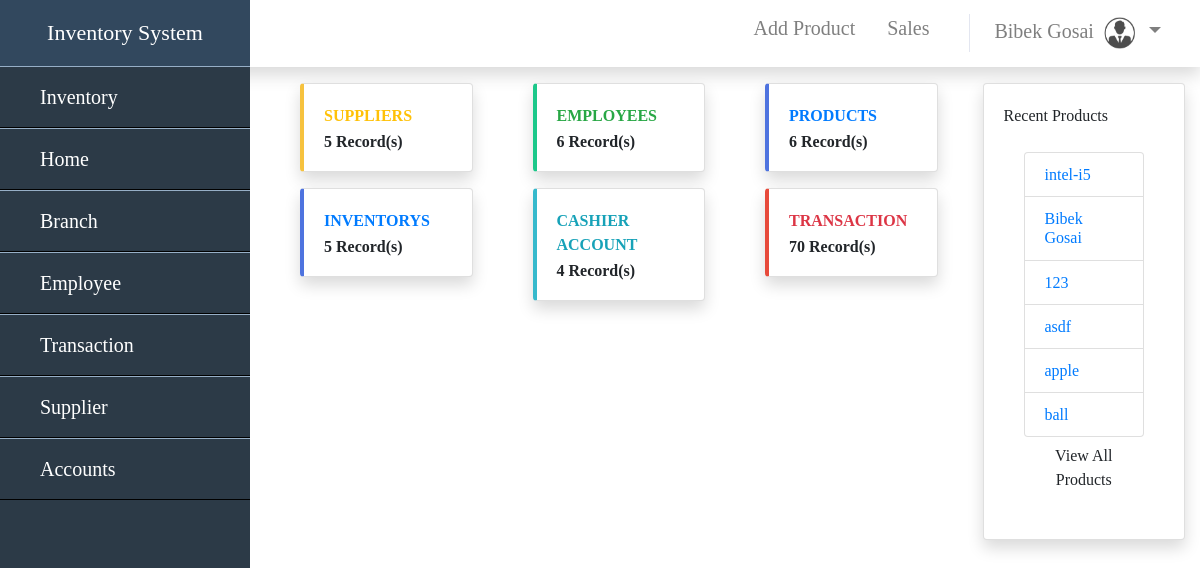
The app's page /welcome.php (signed in) with its own data.
### tables this page shows
CREATE TABLE `inventory` (
  `PRODUCT_ID` int(10) NOT NULL,
  `product_code` varchar(20) NOT NULL,
  `NAME` varchar(50) NOT NULL,
  `QUANTITY` int(11) NOT NULL,
  `cprice` int(11) NOT NULL,
  `sprice` int(11) NOT NULL,
  `CATAGORY` varchar(50) NOT NULL,
  `Supplier_id` int(11) NOT NULL,
  `DATE` date NOT NULL,
  `branch_id` int(11) NOT NULL,
  `inHand_stock` int(11) NOT NULL
);

### welcome.php (the view, shortened to what this page needs)
<?php
include 'sidebar.php';
?>
<!DOCTYPE html>
<html lang="en">
<head>
  </head>
<body>
<div id = "content">
<div class="container">
  <div class = "row show-grid g-2">
  <div class="col-md-3">
      <div class = "col-md-12 mb-3">
        <div class="card border-left-warning shadow">
            <div class = "card-body">
            <div class="row no-gutters align-items-center">
            <div class="col mr-0">
            <div class="text-xs font-weight-bold text-warning text-uppercase mb-1">Suppliers</div>
            <div class="h6 mb-0 font-weight-bold text-gray-800">
                        <?php
                        $query = "SELECT COUNT(*) FROM supplier";
                        $result = mysqli_query($con, $query) or die(mysqli_error($con));
                        while ($row = mysqli_fetch_array($result)) {
                            echo "$row[0]";
                          }
                        ?> Record(s)
                      </div>
                        </div>
                        </div>
                        </div>
                        </div>
                        </div>
                        <div class = "col-md-12 mb-3">
        <div class="card border-left-primary shadow">
            <div class = "card-body">
            <div class="row no-gutters align-items-center">
            <div class="col mr-0">
            <div class="text-xs font-weight-bold text-primary text-uppercase mb-1">Inventorys</div>
            <div class="h6 mb-0 font-weight-bold text-gray-800">
                        <?php
                        $query = "SELECT COUNT(*) FROM supplier";
                        $result = mysqli_query($con, $query) or die(mysqli_error($con));
                        while ($row = mysqli_fetch_array($result)) {
                            echo "$row[0]";
                          }
                        ?> Record(s)
                      </div>
                        </div>
                        </div>
                        </div>
                        </div>
                        </div>
                        </div>
        <div class= "col-md-3">
      <div class = "col-md-12 mb-3">
        <div class="card border-left-success shadow">
            <div class = "card-body">
            <div class="row no-gutters align-items-center">
            <div class="col mr-0">
            <div class="text-xs font-weight-bold text-success text-uppercase mb-1">Employees</div>
            <div class="h6 mb-0 font-weight-bold text-gray-800">
                       <?php
                       $query = "SELECT COUNT(*) FROM employee";
                       $result = mysqli_query($con, $query) or die(mysqli_error($con));
                       while ($row = mysqli_fetch_array($result)) {
                           echo "$row[0]";
                         }
                       ?> Record(s)
                         </div>
                        </div>
                        </div>
                        </div>
                        </div>
                        </div>
      <div class = "col-md-12 mb-3">
        <div class="card border-left-info shadow">
            <div class = "card-body">
            <div class="row no-gutters align-items-center">
            <div class="col mr-0">
            <div class="text-xs font-weight-bold text-info text-uppercase mb-1">Cashier Account</div>
            <div class="h6 mb-0 font-weight-bold text-gray-800">
                       <?php
                       $query = "SELECT COUNT(*) FROM login WHERE TYPE_ID=2";
                       $result = mysqli_query($con, $query) or die(mysqli_error($con));
                       while ($row = mysqli_fetch_array($result)) {
                           echo "$row[0]";
                         }
                       ?> Record(s)
                         </div>
                        </div>
                        </div>
                        </div>
                        </div>
                        </div>
                        </div>
                      <div class = col-md-3>
      <div class = "col-md-12 mb-3">
        <div class="card border-left-primary shadow">
            <div class = "card-body ">
            <div class="row no-gutters align-items-center">
            <div class="col mr-0">
            <div class="text-xs font-weight-bold text-primary text-uppercase mb-1">Products</div>
            <div class="h6 mb-0 font-weight-bold text-gray-800">
                       <?php
                       $query = "SELECT COUNT(*) FROM inventory";
                       $result = mysqli_query($con, $query) or die(mysqli_error($con));
                       while ($row = mysqli_fetch_array($result)) {
                           echo "$row[0]";
                         }
                       ?> Record(s)
                         </div>
                        </div>
                        </div>
                        </div>
                        </div>
                        </div>
                      <div class = "col-md-12 mb-3">
        <div class="card border-left-danger shadow">
            <div class = "card-body">
            <div class="row no-gutters align-items-center">
            <div class="col mr-0">
            <div class="text-xs font-weight-bold text-danger text-uppercase mb-1">Transaction</div>
            <div class="h6 mb-0 font-weight-bold text-gray-800">
                       <?php
                       $query = "SELECT COUNT(*) FROM transaction";
                       $result = mysqli_query($con, $query) or die(mysqli_error($con));
                       while ($row = mysqli_fetch_array($result)) {
                           echo "$row[0]";
                         }
                       ?> Record(s)
                         </div>
                        </div>
                        </div>
                        </div>
                        </div>
                        </div>
                        </div>
                        <div class="col-lg-3">
                    <div class="card shadow">
                      <div class="card-body">
                        <div class="row no-gutters align-items-center">
                        <div class="card-heading"> Recent Products
                        </div>
                        <div class="row no-gutters align-items-center mt-1">
                        <div class="col-auto">
                          <div class="h6 mb-0 mr-0 text-gray-800">
                        <div class="card-body">
                            <div class="list-group">
                              <?php
                                $query = "SELECT NAME FROM inventory order by PRODUCT_ID DESC LIMIT 10";
                                $result = mysqli_query($con, $query) or die(mysqli_error($con));
                                while ($row = mysqli_fetch_array($result)) {
                                    echo "<a href='#' class='list-group-item text-gray-800'>
                                          <i class='fa fa-tasks fa-fw'></i> $row[0]
                                          </a>";
                                  }
                              ?>
                            </div>
                            <a href="inventory.php" class="btn btn-default btn-block">View All Products</a>
                        </div>
                    </div></div></div></div></div></div>
                      </div>
                        </div>
</div>
  </body>
  </html>

### sidebar.php (style rules this page uses)
* { margin : 0; padding : 0; box-sizing : border-box; font-family : san-sarif; text-decoration: none ; list-style: none; }
#content { box-sizing: border-box; padding-left : 270px; }

### welcome.php (style rules this page uses)
.border-left-primary { border-left: 0.25rem solid #4e73df !important; }
.border-left-success { border-left: 0.25rem solid #1cc88a !important; }
.border-left-info { border-left: 0.25rem solid #36b9cc !important; }
.border-left-warning { border-left: 0.25rem solid #f6c23e !important; }
.border-left-danger { border-left: 0.25rem solid #e74a3b !important; }

### records on screen
inventory: NAME "intel-i5"
inventory: NAME "Bibek Gosai"
inventory: NAME "123"
inventory: NAME "asdf"
inventory: NAME "apple"
inventory: NAME "ball"

### other values on screen
$_SESSION['FIRST_NAME'] "Bibek"
$_SESSION['LAST_NAME'] "Gosai"
$row[0] "5"
$row[0] "6"
$row[0] "4"
$row[0] "70"
